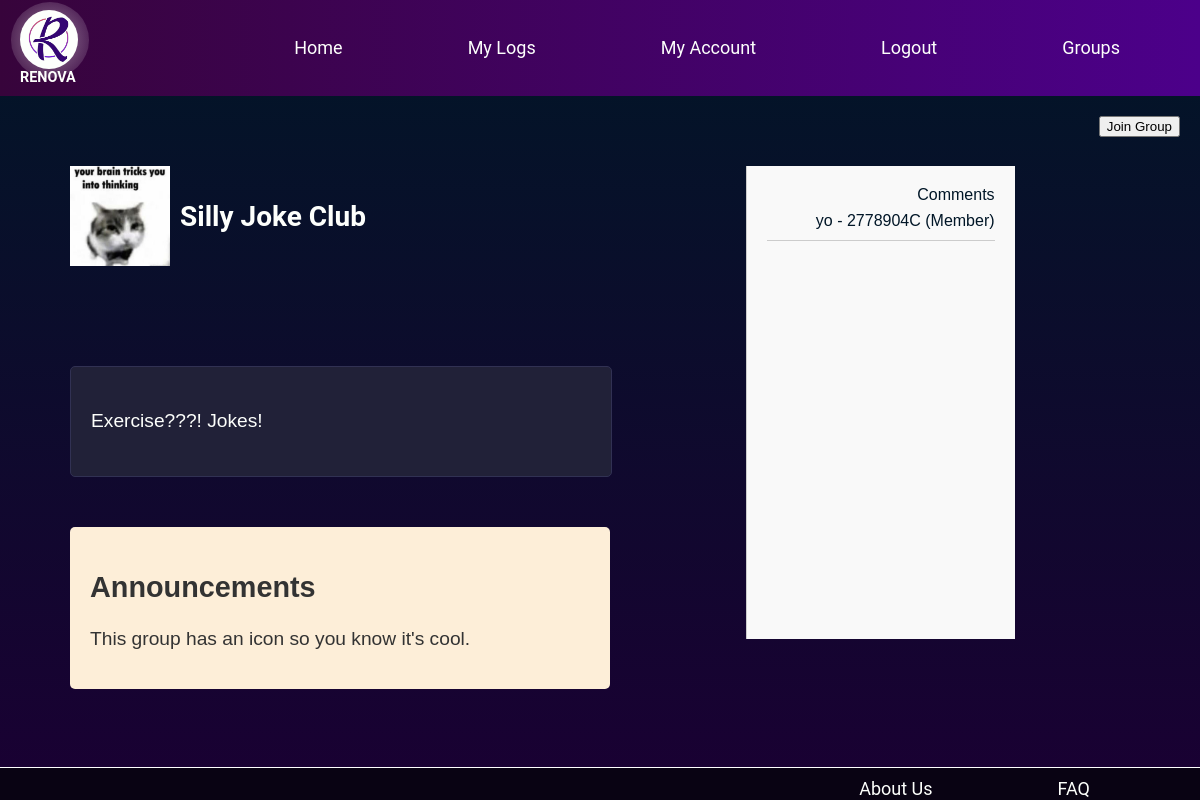
Before: /renova/groups/silly-joke-club/ (signed in) with the older database file.
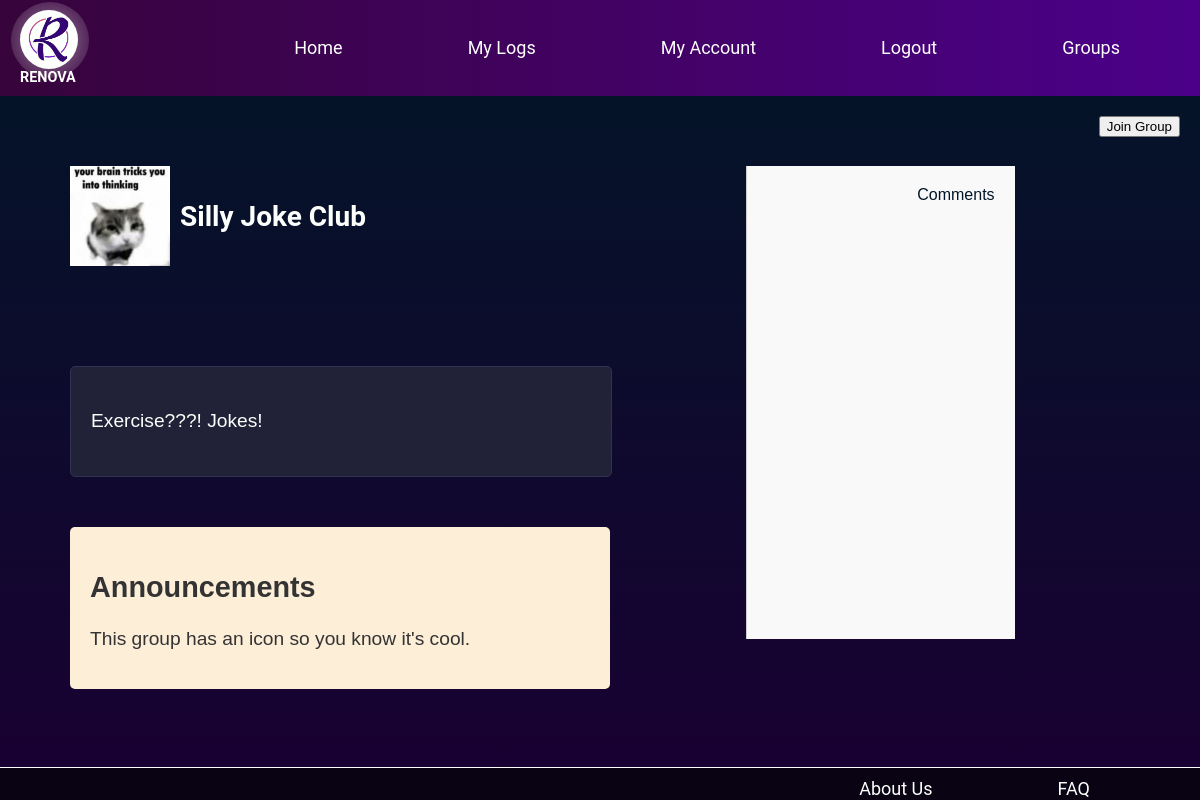
After: the same page with the newer database file.
### renova/models.py (models this page shows, shortened)
class Group(models.Model):
    name = models.CharField(max_length=255, unique=True, primary_key=True)
    admin = models.ForeignKey(User, on_delete=models.CASCADE, default=1)
    members = models.ManyToManyField(User, related_name='member_groups', blank=True)
    creation_date = models.DateField(default=timezone.now)
    icon = models.ImageField(upload_to='group_icons', blank=True)
    activities = models.CharField(max_length=255, blank=True)
    description = models.TextField(blank=True)
    announcements = models.TextField(blank=True)
    slug = models.SlugField(unique=True)

class Comment(models.Model):
    group = models.ForeignKey(Group, on_delete=models.CASCADE, related_name='comments')
    user = models.ForeignKey(User, on_delete=models.CASCADE)
    text = models.TextField()
    creation_date = models.DateField(default=timezone.now)
    likes = models.PositiveIntegerField(default=0)

### renova/views.py (the view, shortened to what this page needs)
# urls.py: path('groups/<slug:group_name_slug>/', views.group, name='group'),
@login_required
def group(request, group_name_slug=None):
    context_dict = {}
    try:
        group = Group.objects.get(slug=group_name_slug)
        context_dict['group'] = group
        context_dict['form'] = CommentForm()
    except Group.DoesNotExist:
        context_dict['group'] = None
    if group_name_slug:
        return render(request, 'renova/group.html', context_dict)
    else:
        return HttpResponse("Group not found")

### templates/renova/group.html (shortened to what this page needs)
{% extends "base.html" %}
{% load static %}
{% block content %}
    {% if group %}
        <div class="container">
            <div class="columns">
                <div id="group-logo">
                    {% if group.icon %}
                        <img src="{{ group.icon.url }}" alt="{{ group.name }} Icon">
                    {% else %}
                        <img alt="{{ group.name }} Icon">
                    {% endif %}
                    <h1>{{ group.name }}</h1>
                </div>
                <div id="group-description">
                    <p>{{ group.description }}</p>
                </div>
                <div id="group-announcements">
                    <h2>Announcements</h2>
                    <p>{{ group.announcements }}</p>
                </div>
            </div>
            <div class="comment-section rightalign leftline">
                <div class="leftalign">Comments</div>
                {% for comment in group.comments.all %}
                    <p>{{ comment.text }} - {{ comment.user.username }}{% if comment.user == group.admin %} (Admin){% else %} (Member){% endif %}</p>
                {% endfor %}
            </div>
            {% if request.user == group.admin %}
                <p>You are the admin of this group.</p>
            {% elif request.user in group.members.all %}
                <form method="post" action="{% url 'renova:leave_group' group.slug %}">
                    {% csrf_token %}
                    <button type="submit">Leave Group</button>
                </form>
            {% else %}
                <form method="post" action="{% url 'renova:join_group' group.slug %}">
                    <button type="submit">Join Group</button>
                </form>
            {% endif %}
        </div>
    {% else %}
        <p>Group not found.</p>
    {% endif %}
{% endblock %}

### templates/base.html (shortened to what this page needs)
<!DOCTYPE html>
{% load staticfiles %}
<!DOCTYPE html>
<html lang="en">
<head>
    <link rel="stylesheet" href="{% static 'base.css' %}">
	<link rel="stylesheet" href="https://cdnjs.cloudflare.com/ajax/libs/font-awesome/6.0.0-beta3/css/all.min.css">
</head>
<body>
<header>
    <div id="logo" class="columns">
		<img src="{% static 'images/renova.png' %}" alt="Logo" />
    	RENOVA
    </div>
    <nav>
        <ul>
		<li><a href="{% url 'renova:index' %}">Home</a></li>
	{% if user.is_authenticated %}
		<li><a href="{% url 'renova:my_logs' %}">My Logs</a></li>
        <li><a href="{% url 'renova:my_account' %}">My Account</a></li>
		<li><a href="{% url 'auth_logout' %}">Logout</a></li>
	{% else %}
		<li><a href="{% url 'registration_register' %}">Sign Up</a></li>
		<li><a href="{% url 'auth_login' %}">Login</a></li>
	{% endif %}
		<li><a href="{% url 'renova:groups' %}">Groups</a></li>
        </ul>
    </nav>
</header>
<main>
    {% block content %}
    {% endblock %}
</main>
<footer>
	<nav>
		<ul>
		<li><a href="{% url 'renova:about_us' %}">About Us</a></li>
		<li><a href="{% url 'renova:faq' %}">FAQ</a></li>
		</ul>
	</nav>
</footer>
</body>
</html>

### static/base.css (style rules this page uses)
body, ul { margin: 0; padding: 0; }
body { font-family: Arial, sans-serif; display: flex; flex-direction: column; min-height: 100vh; background: linear-gradient(to top, #1a0033, #011627); color: #FDFFFC; }
header { background: linear-gradient(to right, #37043b, #4c008a); padding: 10px 20px; display: flex; justify-content: space-between; align-items: center; z-index: 1; }
nav ul { list-style-type: none; font-size: 1.5vw; }
nav ul li { display: inline; margin: 5vw; }
nav ul li a { text-decoration: none; color: #FDFFFC; font-family: 'Roboto', sans-serif; }
#logo { font-size : 1.2vw; width: 5%; height: 5%; font-family: 'Roboto', sans-serif; font-weight: bold; position: relative; z-index: 2; }
#logo::after { content: ""; display: block; width: 135%; height: 100%; background: radial-gradient(circle at center, rgba(255, 255, 255, 0.5) 0%, transparent 100%); border-radius: 50%; position: absolute; top: -10%; left: -16%; z-index: 3; }
#logo img { background-color: #FDFFFC; border-radius: 50%; padding: 5%; z-index: 4; }
main { padding : 20px ; flex: 1 0 auto; }
.leftalign { float: left; margin-left: 150px; }
.rightalign { float: right; margin-right: 150px; padding-left: 100px; }
.container { display: flex; justify-content: space-between; }
main > div { display: flex; }
footer { flex-shrink: 0; text-align: right; margin-top: 20px; padding-top: 10px; padding-right: 50px; border-top: 1px solid #ffffff; background-color: #090313; color: #ffffff; }
.columns { display: flex; flex-direction: column; }
.leftline { text-align: right; border-left: 1px solid #FDFFFC; }
#group-logo { margin: 50px; font-size : 14px; font-family: 'Roboto', sans-serif; font-weight: bold; position: relative; z-index: 2; display: flex; align-items: center; gap: 10px; }
#group-logo img { height: 100px; width: 100px; }
#group-description { background-color: #212138; width: 500px; padding: 20px; margin: 50px; border-radius: 5px; border: 1px solid #313153; font-size: 1.2em; line-height: 1.6; }
#group-announcements { width: 500px; background-color: #fdeed8; padding: 20px; border-radius: 5px; font-size: 1.2em; color: #333; margin: 0 50px; }
.comment-section { margin: 50px; background-color: #f9f9f9; padding: 20px; border-left: 1px solid #ccc; color: #011627; }

Changed rows visible on the page:
removed Comment: text "yo", user.username "2778904C", shows "(Member)"
